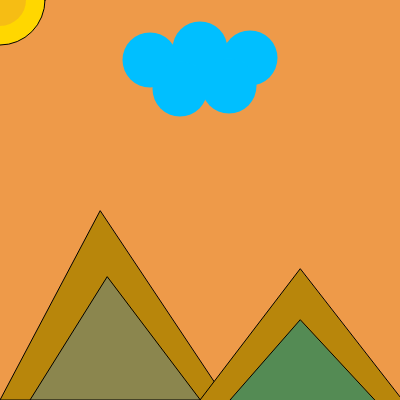
Frame 1 (no input)
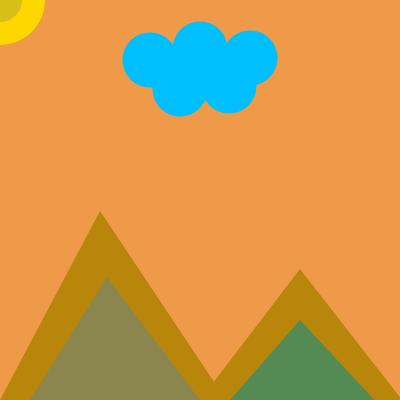
Frame 60 (no input)
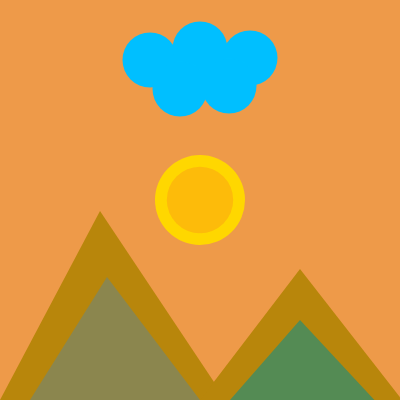
Frame 120 (the mouse pressed at the canvas centre since frame 60)

The p5.js sketch that drew these frames (run headless with seeded random() and noise() and a simulated clock; from frame 60 on, the mouse is pressed at the canvas centre):

// p5.js sketch
// ── sketch.js
function setup() {
  createCanvas(400, 400);
}

function draw() {
  background(238, 154, 73);
  fill(184, 134, 11);
  triangle(100, 211, 0, 400, 226, 400);
  fill(184, 134, 11);
  triangle(300, 269, 200, 400, 480, 500);
  fill(84, 139, 84);
  triangle(300, 320, 230, 400, 420, 449);
  fill(139, 134, 78);
  triangle(107, 277, 30, 400, 200, 400);
  fill(255, 215, 0);
  circle(mouseX, mouseY, 90);
  noStroke();
  fill(0, 191, 255);
  ellipse(150, 60, 55, 55);
  ellipse(200, 49, 55, 55);
  ellipse(250, 58, 55, 55);
  ellipse(229, 86, 55, 55);
  ellipse(180, 89, 55, 55);
  noStroke();
  fill(random(30, 278), random(65, 145), random(44, 125), 50);
  circle(mouseX, mouseY, random(44, 67));
}

function mousePressed() {
  // background(220);
  print("夕陽無限好 只是近黃昏");
}
